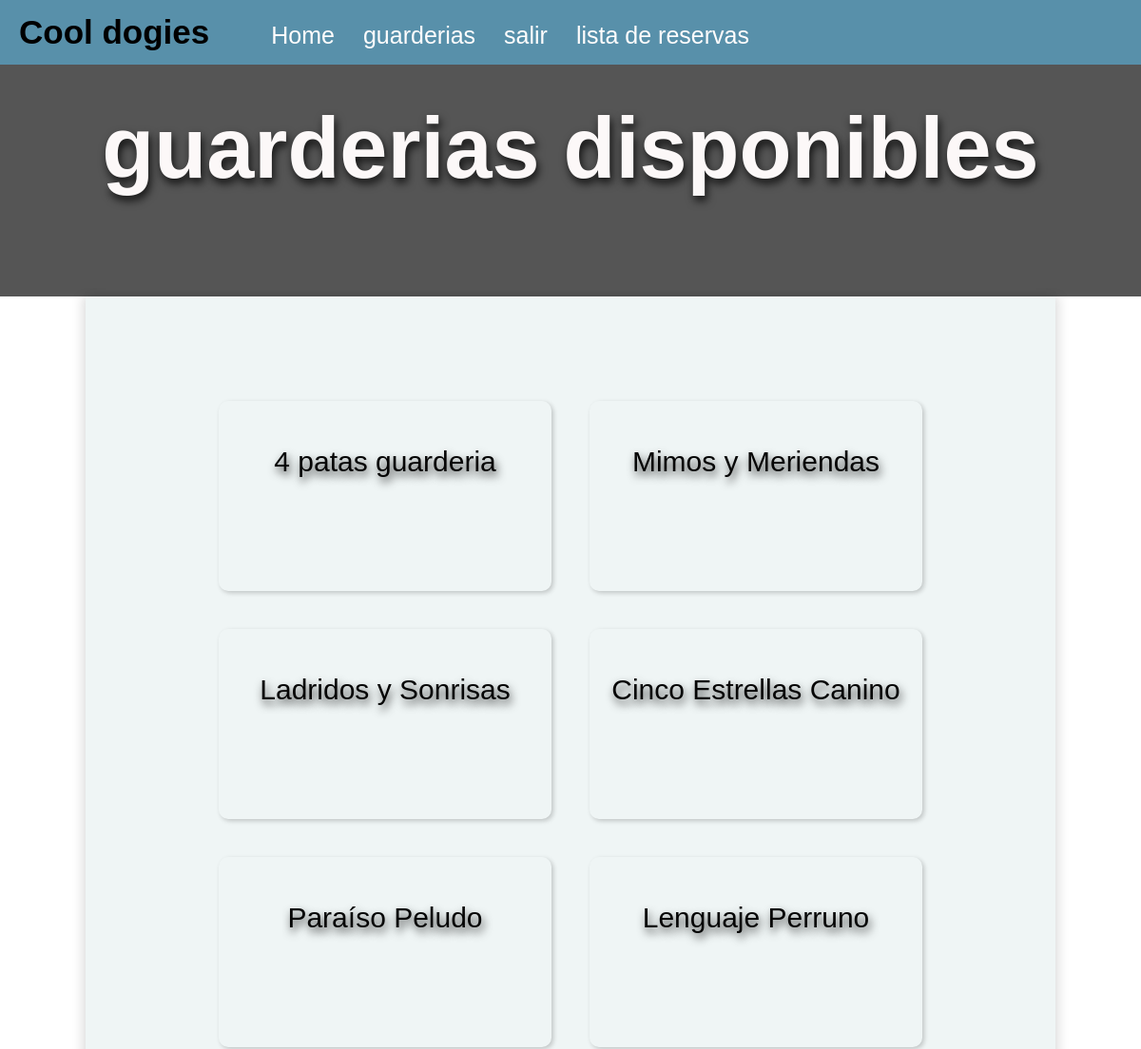
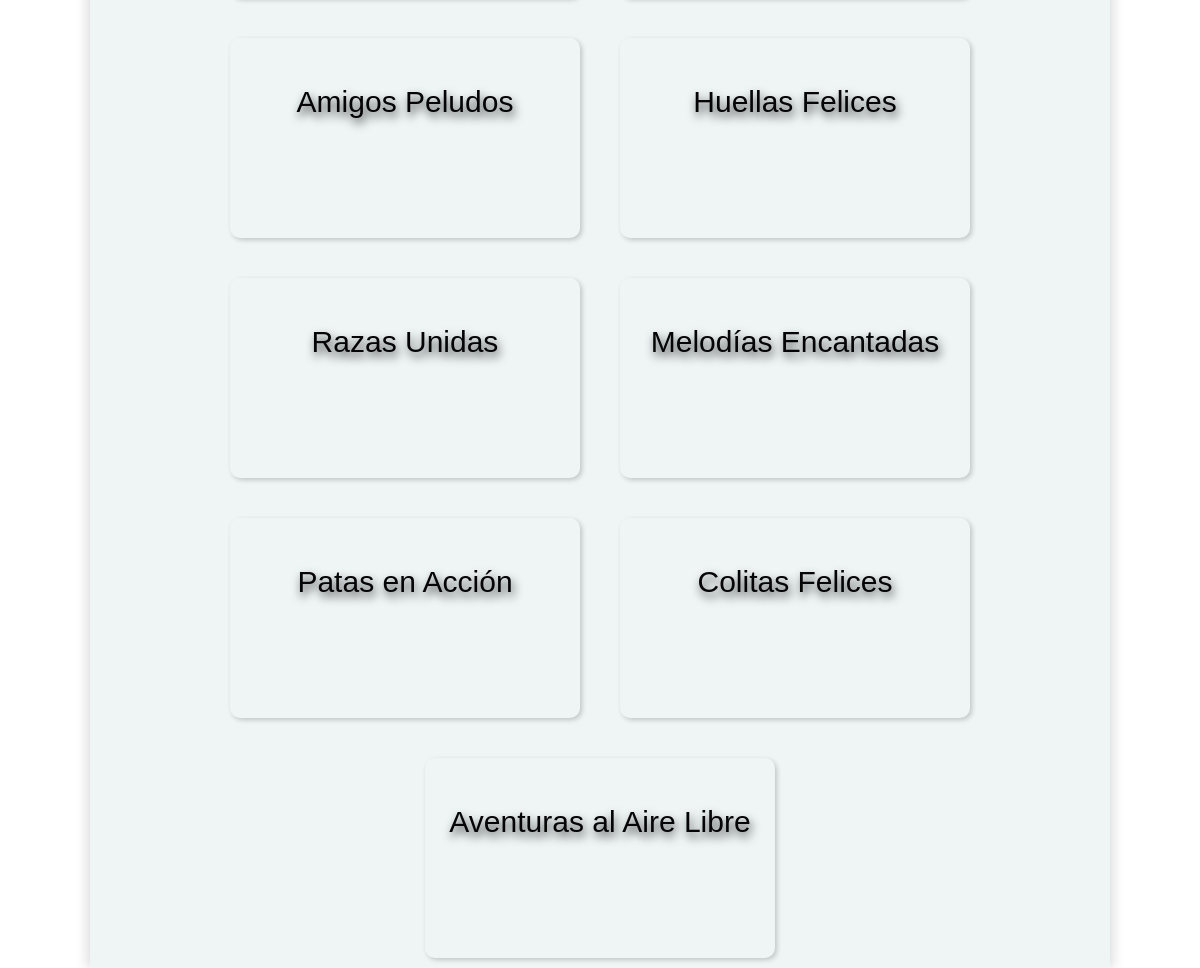
The app's page /products/ (signed in) with its own data (2 pictures, top to bottom).
### core/models.py (models this page shows, shortened)
class Guarderias(models.Model):
    codigo= models.CharField(max_length=200, unique=True, null = False, blank=False)
    nombre= models.CharField(max_length=200, null = True, blank=True)
    telefono= models.CharField(max_length=200, null = True, blank=True)
    created = models.DateTimeField(auto_now_add=True)
    updated = models.DateTimeField(auto_now_add=True)
    costo = models.DecimalField(max_digits=25, decimal_places=2, null=False)
    imagen = models.ImageField(upload_to='guarderias/', null=True, blank=True)
    descrip = models.TextField (max_length=400, null = True, blank=True)
    direccion = models.CharField(max_length=200, null = True, blank=True)
    correoElec = models.CharField(max_length=200, null = True, blank=True)
    disponibilidad = models.IntegerField(default=20)
    class Meta:
        verbose_name = 'guarderia'
        verbose_name_plural = 'guarderias'

### core/views.py (the view)
# urls.py: path('products/', products, name='products'), ##Se anade la url con sus respectivas conecciones al html
@login_required
def products(request):
    guarderia = Guarderias.objects.all()
    context = {
        'products': guarderia,
    }
    return render(request, 'core/products.html', context) ##LE PASAMOS TODA LA INFORMACION DE NUESTRO MODELS GUARDERIAS A EL TEMPLATE EN UNDICCIONARIO, PARA PODER REFERENCIARLO

### core/templates/core/products.html (shortened to what this page needs)
{% extends 'core/index.html' %}
{% block content %}
<!DOCTYPE html>
<html lang="es">
<head>
</head>
<body>
    <section id="nombre">
        <div class="container">
            <h2>guarderias disponibles</h2>
        </div>
    </section>
    <div class="product-container">
        {%for i in products%}
        <div class="product" ondblclick="toggleInfo(this)">
            <p class="guarderia", style="color: #050505;">{{i.nombre}}</p>
                <div class="additional-info">
            </div>
        </div>
        {% endfor %}
    </div>
</body>
</html>
{% endblock %}

### core/templates/core/index.html (shortened to what this page needs)
<!DOCTYPE html>
<html lang="es">
<head>
</head>
<body>
    <header>
    <div class = "container">
        <nav class="navbar navbar-expand-lg bg-body-tertiary">
              <a class="navbar-brand" href={% url 'home' %}>Cool dogies</a>
                    <a class="nav-link active1" aria-current="page" href={% url 'home' %}>Home</a>
                    <a class="nav-link active2" aria-current="page" href={% url 'products' %}>guarderias</a>
                    {% if request.user.is_authenticated %}
                    <a class="nav-link active3" aria-disabled="page" href={% url 'exit' %}>salir</a>
                    <a class="nav-link active3" aria-disabled="page" href={% url 'list' %}>lista de reservas</a>
                    {% else %}
                    <a class="nav-link active3" aria-disabled="page" href={% url 'login' %}>ingresar</a>
                    <a class="nav-link active3" aria-disabled="page" href={% url 'register' %}>registrarse</a>
                    {% endif %}
          </nav>
</div>
</header>
{% block content %}{% endblock %}
</body>
</html>

### core/templates/core/index.html (style rules this page uses)
body { font-family:'Franklin Gothic Medium', 'Arial Narrow', Arial, sans-serif; margin: 0; }
* { box-sizing: border-box; }
html { scroll-behavior: smooth; }
header { background-color: rgba(91, 182, 224, 0.61); position:fixed; width: 100%; z-index: 1000; }
header .container { display: flex; flex-direction:row; align-items:first baseline; }
header nav { display: flex; flex-direction:row; text-align: center; padding: 8px 0px; }
header a { padding: 6px 15px; padding-top: 15px; font-size:25px; text-decoration:wavy; font-weight:initial; color:rgb(255, 253, 253); }
header a.navbar-brand { padding: 6px 20px; padding-right: 50px; font-size: 35px; text-decoration:wavy; text-align: center; font-weight: bolder; color:rgb(0, 0, 0); }

### core/templates/core/products.html (style rules this page uses)
body, html { height: 100%; margin: 0; }
.product-container { display: flex; flex-direction: row; align-items: center; justify-content: center; margin-bottom: 10px; flex-wrap: wrap; gap: 20px; padding-top: 100px; background-color: rgba(185, 212, 212, 0.226); margin-left: auto; margin-right: auto; box-shadow: 5px 0 10px rgba(0.1, 0.1, 0.1, 0.1), -5px 0 10px rgba(0.1, 0.1, 0.1, 0.1); min-height: 100vh; width: 85%; }
.product { width: 350px; height: 200px; border: 2px solid #1a6b2800; padding: 15px; background-size: cover; margin: 10px; border-radius: 10px; box-shadow: 2px 2px 5px rgba(0, 0, 0, 0.2); text-align: center; cursor: pointer; transition: transform 0.2s ease-in-out, background-color 0.2s ease-in-out; background-image: url("https://exitocol.vtexassets.com/arquivos/ids/10854724/vinilo-sticker-adhesivo-decorativo-huellitas-dorado.jpg?v=637721552969370000"); }
.guarderia { font-size: 30px; }
#nombre .container { text-align: center; padding: 30px 100px; background-color: #555555; background-size: cover; }
#nombre h2 { color: #fcf8f8; font-family:'Lucida Sans', 'Lucida Sans Regular', 'Lucida Grande', 'Lucida Sans Unicode', Geneva, Verdana, sans-serif; font-size: 90px; text-shadow: 2px 5px 10px rgba(0, 0, 0, 0.8); }
.product p { color: #fcf8f8; font-family:'Lucida Sans', 'Lucida Sans Regular', 'Lucida Grande', 'Lucida Sans Unicode', Geneva, Verdana, sans-serif; text-shadow: 2px 5px 10px rgba(0, 0, 0, 0.8); }

### records on screen
Guarderias: nombre "4 patas guarderia"
Guarderias: nombre "Mimos y Meriendas"
Guarderias: nombre "Ladridos y Sonrisas"
Guarderias: nombre "Cinco Estrellas Canino"
Guarderias: nombre "Paraíso Peludo"
Guarderias: nombre "Lenguaje Perruno"
Guarderias: nombre "Amigos Peludos"
Guarderias: nombre "Huellas Felices"
Guarderias: nombre "Razas Unidas"
Guarderias: nombre "Melodías Encantadas"
Guarderias: nombre "Patas en Acción"
Guarderias: nombre "Colitas Felices"
Guarderias: nombre "Aventuras al Aire Libre"
